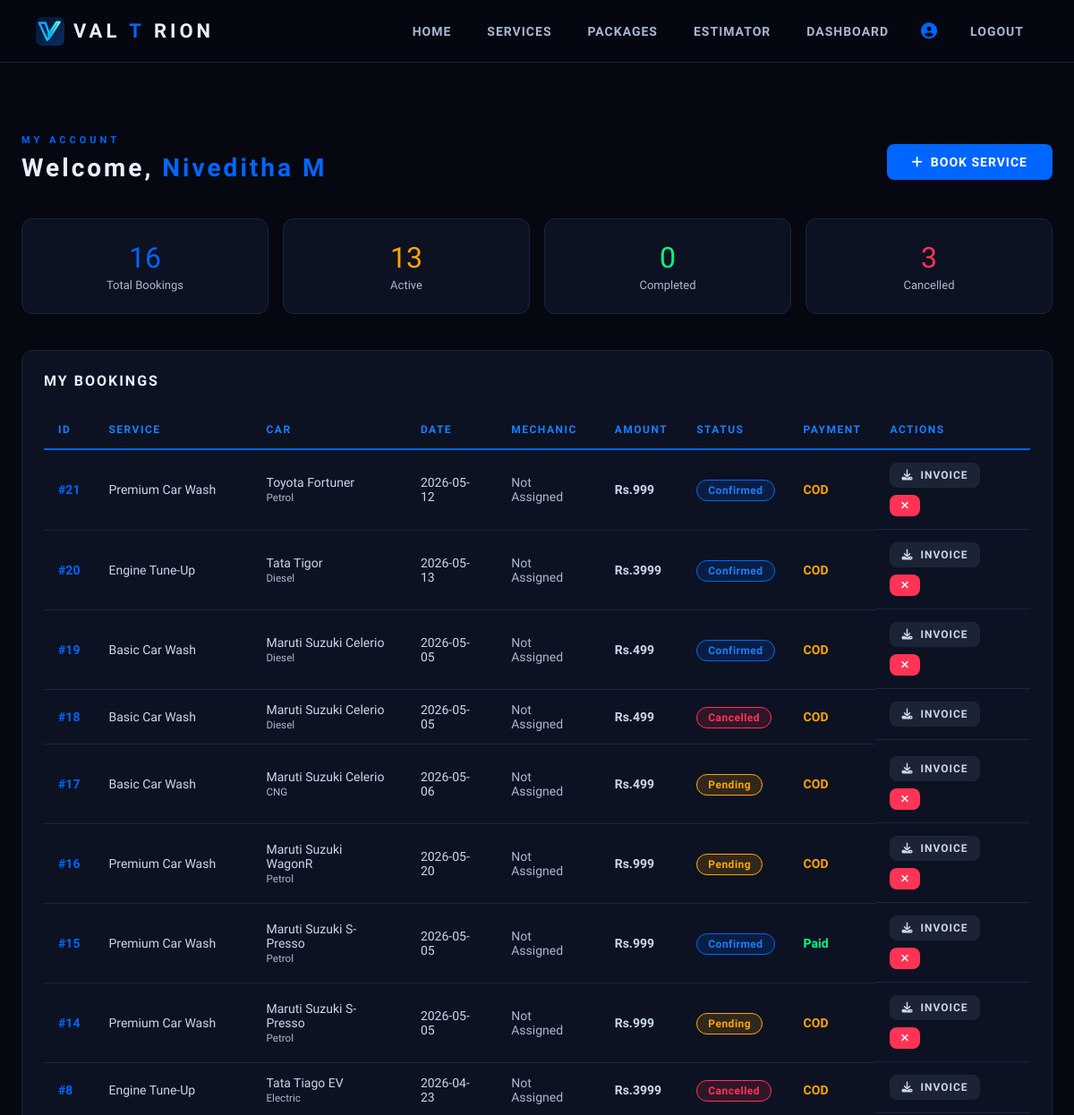
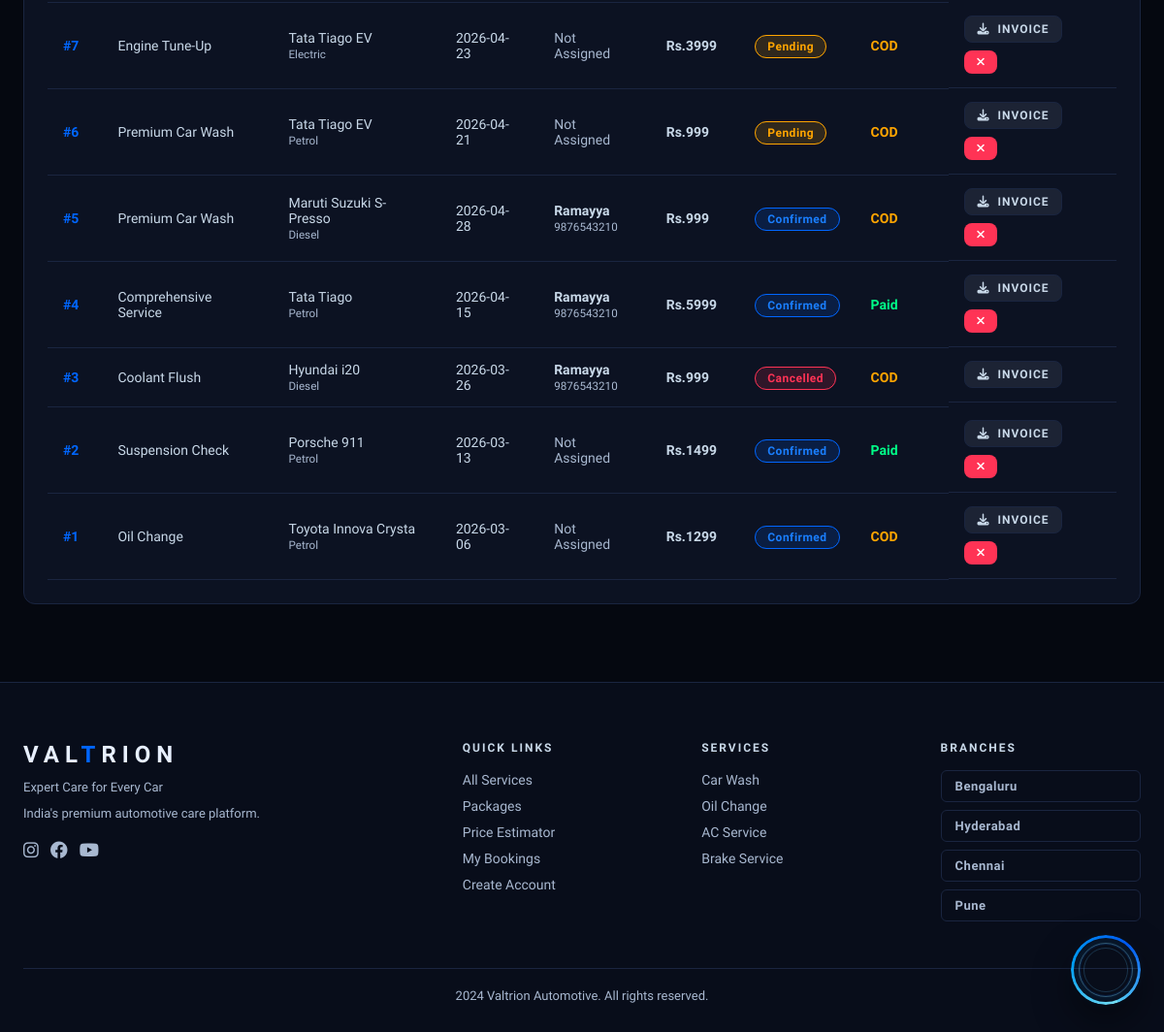
Page /dashboard (signed in) on the committed database (2 pictures, top to bottom).
### app/models.py (models this page shows)
class User(db.Model, UserMixin):
    id            = db.Column(db.Integer, primary_key=True)
    name          = db.Column(db.String(100), nullable=False)
    email         = db.Column(db.String(120), unique=True, nullable=False)
    phone         = db.Column(db.String(15), nullable=False)
    password      = db.Column(db.String(200), nullable=False)
    role          = db.Column(db.String(20), default='customer')
    address       = db.Column(db.String(300))
    created_at    = db.Column(db.DateTime, default=datetime.utcnow)
    bookings      = db.relationship('Booking', backref='customer', lazy=True)
    messages      = db.relationship('ChatMessage', backref='user_ref', lazy=True)

class Booking(db.Model):
    id               = db.Column(db.Integer, primary_key=True)
    user_id          = db.Column(db.Integer, db.ForeignKey('user.id'), nullable=False)
    service_id       = db.Column(db.Integer, db.ForeignKey('service.id'), nullable=False)
    mechanic_id      = db.Column(db.Integer, db.ForeignKey('mechanic.id'), nullable=True)
    customer_name    = db.Column(db.String(100))
    customer_phone   = db.Column(db.String(15))
    car_brand        = db.Column(db.String(50))
    car_model        = db.Column(db.String(50))
    car_number       = db.Column(db.String(20))
    fuel_type        = db.Column(db.String(20))
    pickup_address   = db.Column(db.String(200))
    preferred_date   = db.Column(db.String(50))
    status           = db.Column(db.String(30), default='Pending')
    total_amount     = db.Column(db.Float)
    payment_status   = db.Column(db.String(20), default='Unpaid')
    payment_method   = db.Column(db.String(30))
    payment_ref      = db.Column(db.String(100))
    created_at       = db.Column(db.DateTime, default=datetime.utcnow)
    service          = db.relationship('Service', backref='bookings')
    mechanic         = db.relationship('Mechanic', backref='bookings')

class Service(db.Model):
    id          = db.Column(db.Integer, primary_key=True)
    name        = db.Column(db.String(100), nullable=False)
    description = db.Column(db.Text)
    price       = db.Column(db.Float, nullable=False)
    duration    = db.Column(db.String(50))
    category    = db.Column(db.String(50))
    icon        = db.Column(db.String(100))
    is_active   = db.Column(db.Boolean, default=True)

class Mechanic(db.Model):
    id       = db.Column(db.Integer, primary_key=True)
    name     = db.Column(db.String(100), nullable=False)
    phone    = db.Column(db.String(15))
    specialty= db.Column(db.String(100))
    is_active= db.Column(db.Boolean, default=True)

### app/routes/main.py (the view)
@main.route('/dashboard')
@login_required
def dashboard():
    bookings = Booking.query.filter_by(user_id=current_user.id).order_by(Booking.created_at.desc()).all()
    return render_template('dashboard.html', bookings=bookings)

### app/models.py (called while the page is built)
@login_manager.user_loader
def load_user(user_id):
    return User.query.get(int(user_id))

### app/templates/dashboard.html (shortened to what this page needs)
{% extends 'base.html' %}
{% block content %}
<section class="section">
<div class="container">
    <div class="dash-head" style="display:flex;justify-content:space-between;align-items:center;margin-bottom:32px;">
        <div>
            <p class="section-label">MY ACCOUNT</p>
            <h2 class="section-title">Welcome, <span>{{ current_user.name }}</span></h2>
        </div>
        <a href="{{ url_for('main.services') }}" class="btn btn-primary"><i class="fa fa-plus"></i> Book Service</a>
    </div>
    <div class="dash-stats" style="display:grid;grid-template-columns:repeat(4,1fr);gap:16px;margin-bottom:40px;">
        {% set total = bookings|length %}
        {% set completed = bookings|selectattr('status','eq','Completed')|list|length %}
        {% set pending = bookings|selectattr('status','in',['Pending','Confirmed'])|list|length %}
        {% set cancelled = bookings|selectattr('status','eq','Cancelled')|list|length %}
        <div class="card" style="text-align:center;">
            <div style="font-family:'Orbitron';font-size:32px;color:var(--blue);">{{ total }}</div>
            <div style="color:var(--silver);font-size:13px;margin-top:4px;">Total Bookings</div>
        </div>
        <div class="card" style="text-align:center;">
            <div style="font-family:'Orbitron';font-size:32px;color:orange;">{{ pending }}</div>
            <div style="color:var(--silver);font-size:13px;margin-top:4px;">Active</div>
        </div>
        <div class="card" style="text-align:center;">
            <div style="font-family:'Orbitron';font-size:32px;color:var(--green);">{{ completed }}</div>
            <div style="color:var(--silver);font-size:13px;margin-top:4px;">Completed</div>
        </div>
        <div class="card" style="text-align:center;">
            <div style="font-family:'Orbitron';font-size:32px;color:var(--red);">{{ cancelled }}</div>
            <div style="color:var(--silver);font-size:13px;margin-top:4px;">Cancelled</div>
        </div>
    </div>
    <div class="card">
        <h3 style="font-family:'Orbitron';font-size:16px;letter-spacing:2px;margin-bottom:24px;">MY BOOKINGS</h3>
        {% if bookings %}
        <div style="overflow-x:auto;">
        <table class="vt">
            <thead>
                <tr>
                    <th>ID</th>
                    <th>Service</th>
                    <th>Car</th>
                    <th>Date</th>
                    <th>Mechanic</th>
                    <th>Amount</th>
                    <th>Status</th>
                    <th>Payment</th>
                    <th>Actions</th>
                </tr>
            </thead>
            <tbody>
                {% for b in bookings %}
                <tr>
                    <td style="color:var(--blue);font-weight:700;">#{{ b.id }}</td>
                    <td>{{ b.service.name }}</td>
                    <td>{{ b.car_brand }} {{ b.car_model }}<br><small style="color:var(--silver);">{{ b.fuel_type }}</small></td>
                    <td>{{ b.preferred_date[:10] if b.preferred_date else '-' }}</td>
                    <td>
                        {% if b.mechanic %}
                            <div style="font-weight:600;">{{ b.mechanic.name }}</div>
                            <small style="color:var(--silver);">{{ b.mechanic.phone or 'Assigned' }}</small>
                        {% else %}
                            <span style="color:var(--silver);">Not Assigned</span>
                        {% endif %}
                    </td>
                    <td style="font-weight:700;">Rs.{{ "%.0f"|format(b.total_amount) if b.total_amount else '-' }}</td>
                    <td><span class="badge badge-{{ b.status.lower().replace(' ','-') }}">{{ b.status }}</span></td>
                    <td>
                        {% if b.payment_status == 'Paid' %}
                            <span style="color:var(--green);font-weight:600;">{{ b.payment_status }}</span>
                        {% else %}
                            <span style="color:orange;font-weight:600;">{{ b.payment_status }}</span>
                        {% endif %}
                    </td>
                    <td style="display:flex;gap:8px;flex-wrap:wrap;">
                        <a href="{{ url_for('booking.download_invoice', booking_id=b.id) }}" class="btn btn-silver" style="padding:6px 12px;font-size:12px;" target="_blank">
                            <i class="fa fa-download"></i> Invoice
                        </a>
                        {% if b.status not in ['Completed','Cancelled'] %}
                        <a href="{{ url_for('booking.cancel_booking', booking_id=b.id) }}" class="btn btn-danger" style="padding:6px 12px;font-size:12px;" onclick="return confirm('Cancel this booking?')">
                            <i class="fa fa-times"></i>
                        </a>
                        {% endif %}
                    </td>
                </tr>
                {% endfor %}
            </tbody>
        </table>
        </div>
        {% endif %}
    </div>
</div>
</section>
{% endblock %}

### app/templates/base.html (shortened to what this page needs)
<!DOCTYPE html>
<html lang="en">
<head>
    <link href="https://cdnjs.cloudflare.com/ajax/libs/font-awesome/6.4.0/css/all.min.css" rel="stylesheet">
</head>
<body>
<nav>
    <a href="{{ url_for('main.index') }}" class="nav-logo"><img src="{{ url_for('static', filename='logos/valtrion-icon.svg') }}" alt="Valtrion">VAL<span>T</span>RION</a>
    <div class="nav-links" id="nav-links">
        <a href="{{ url_for('main.index') }}">Home</a>
        <a href="{{ url_for('main.services') }}">Services</a>
        <a href="{{ url_for('main.packages') }}">Packages</a>
        <a href="{{ url_for('main.estimator') }}">Estimator</a>
        {% if current_user.is_authenticated %}
            {% if current_user.role == 'admin' %}
                <a href="{{ url_for('admin.dashboard') }}">Admin</a>
            {% else %}
                <a href="{{ url_for('main.dashboard') }}">Dashboard</a>
                <a href="{{ url_for('profile.view_profile') }}" class="profile-link" title="Profile"><i class="fa fa-user-circle"></i></a>
            {% endif %}
            <a href="{{ url_for('auth.logout') }}">Logout</a>
        {% else %}
            <a href="{{ url_for('auth.login') }}">Login</a>
            <a href="{{ url_for('auth.register') }}" class="nav-btn">Book Now</a>
        {% endif %}
    </div>
</nav>
<div class="page-wrapper">{% block content %}{% endblock %}</div>
<footer>
    <div class="container">
        <div class="footer-grid">
            <div>
                <div class="footer-logo">VAL<span style="color:var(--blue)">T</span>RION</div>
                <p style="color:var(--silver);font-size:13px;margin-bottom:8px;">Expert Care for Every Car</p>
                <p style="color:var(--silver);font-size:13px;line-height:1.8;">India's premium automotive care platform.</p>
                <div style="margin-top:16px;display:flex;gap:12px;">
                    <a href="#" style="color:var(--silver);font-size:18px;" onmouseover="this.style.color='#0066FF'" onmouseout="this.style.color='var(--silver)'"><i class="fab fa-instagram"></i></a>
                    <a href="#" style="color:var(--silver);font-size:18px;" onmouseover="this.style.color='#0066FF'" onmouseout="this.style.color='var(--silver)'"><i class="fab fa-facebook"></i></a>
                    <a href="#" style="color:var(--silver);font-size:18px;" onmouseover="this.style.color='#0066FF'" onmouseout="this.style.color='var(--silver)'"><i class="fab fa-youtube"></i></a>
                </div>
            </div>
            <div class="footer-col">
                <h4>Quick Links</h4>
                <ul>
                    <li><a href="{{ url_for('main.services') }}">All Services</a></li>
                    <li><a href="{{ url_for('main.packages') }}">Packages</a></li>
                    <li><a href="{{ url_for('main.estimator') }}">Price Estimator</a></li>
                    <li><a href="{{ url_for('main.dashboard') }}">My Bookings</a></li>
                    <li><a href="{{ url_for('auth.register') }}">Create Account</a></li>
                </ul>
            </div>
            <div class="footer-col">
                <h4>Services</h4>
                <ul>
                    <li><a href="{{ url_for('main.services') }}">Car Wash</a></li>
                    <li><a href="{{ url_for('main.services') }}">Oil Change</a></li>
                    <li><a href="{{ url_for('main.services') }}">AC Service</a></li>
                    <li><a href="{{ url_for('main.services') }}">Brake Service</a></li>
                </ul>
            </div>
            <div class="footer-col">
                <h4>Branches</h4>
                <button class="branch-toggle" onclick="toggleBranch('blr',this)">Bengaluru</button>
                <button class="branch-toggle" onclick="toggleBranch('hyd',this)">Hyderabad</button>
                <button class="branch-toggle" onclick="toggleBranch('chn',this)">Chennai</button>
                <button class="branch-toggle" onclick="toggleBranch('pun',this)">Pune</button>
            </div>
        </div>
        <div class="footer-bottom"><p>2024 Valtrion Automotive. All rights reserved.</p></div>
    </div>
</footer>
<div class="chat-launcher-wrap">
    <button class="chat-launcher" type="button" onclick="toggleChatDrawer()" aria-label="Open live chat">
        <div class="chat-launcher-inner"></div>
    </button>
</div>
</body>
</html>

### rows in the picture
User: name "Niveditha M"
Booking: id "21", service.name "Premium Car Wash", car_brand "Toyota", car_model "Fortuner", fuel_type "Petrol", preferred_date "2026-05-12", shows "Not Assigned", total_amount "999", status "Confirmed", payment_status "COD"
Booking: id "20", service.name "Engine Tune-Up", car_brand "Tata", car_model "Tigor", fuel_type "Diesel", preferred_date "2026-05-13", shows "Not Assigned", total_amount "3999", status "Confirmed", payment_status "COD"
Booking: id "19", service.name "Basic Car Wash", car_brand "Maruti Suzuki", car_model "Celerio", fuel_type "Diesel", preferred_date "2026-05-05", shows "Not Assigned", total_amount "499", status "Confirmed", payment_status "COD"
Booking: id "18", service.name "Basic Car Wash", car_brand "Maruti Suzuki", car_model "Celerio", fuel_type "Diesel", preferred_date "2026-05-05", shows "Not Assigned", total_amount "499", status "Cancelled", payment_status "COD"
Booking: id "17", service.name "Basic Car Wash", car_brand "Maruti Suzuki", car_model "Celerio", fuel_type "CNG", preferred_date "2026-05-06", shows "Not Assigned", total_amount "499", status "Pending", payment_status "COD"
Booking: id "16", service.name "Premium Car Wash", car_brand "Maruti Suzuki", car_model "WagonR", fuel_type "Petrol", preferred_date "2026-05-20", shows "Not Assigned", total_amount "999", status "Pending", payment_status "COD"
Booking: id "15", service.name "Premium Car Wash", car_brand "Maruti Suzuki", car_model "S-Presso", fuel_type "Petrol", preferred_date "2026-05-05", shows "Not Assigned", total_amount "999", status "Confirmed", payment_status "Paid"
Booking: id "14", service.name "Premium Car Wash", car_brand "Maruti Suzuki", car_model "S-Presso", fuel_type "Petrol", preferred_date "2026-05-05", shows "Not Assigned", total_amount "999", status "Pending", payment_status "COD"
Booking: id "8", service.name "Engine Tune-Up", car_brand "Tata", car_model "Tiago EV", fuel_type "Electric", preferred_date "2026-04-23", shows "Not Assigned", total_amount "3999", status "Cancelled", payment_status "COD"
Booking: id "7", service.name "Engine Tune-Up", car_brand "Tata", car_model "Tiago EV", fuel_type "Electric", preferred_date "2026-04-23", shows "Not Assigned", total_amount "3999", status "Pending", payment_status "COD"
Booking: id "6", service.name "Premium Car Wash", car_brand "Tata", car_model "Tiago EV", fuel_type "Petrol", preferred_date "2026-04-21", shows "Not Assigned", total_amount "999", status "Pending", payment_status "COD"
Booking: id "5", service.name "Premium Car Wash", car_brand "Maruti Suzuki", car_model "S-Presso", fuel_type "Diesel", preferred_date "2026-04-28", mechanic.name "Ramayya", mechanic "9876543210", total_amount "999", status "Confirmed", payment_status "COD"
Booking: id "4", service.name "Comprehensive Service", car_brand "Tata", car_model "Tiago", fuel_type "Petrol", preferred_date "2026-04-15", mechanic.name "Ramayya", mechanic "9876543210", total_amount "5999", status "Confirmed", payment_status "Paid"
Booking: id "3", service.name "Coolant Flush", car_brand "Hyundai", car_model "i20", fuel_type "Diesel", preferred_date "2026-03-26", mechanic.name "Ramayya", mechanic "9876543210", total_amount "999", status "Cancelled", payment_status "COD"
Booking: id "2", service.name "Suspension Check", car_brand "Porsche", car_model "911", fuel_type "Petrol", preferred_date "2026-03-13", shows "Not Assigned", total_amount "1499", status "Confirmed", payment_status "Paid"
Booking: id "1", service.name "Oil Change", car_brand "Toyota", car_model "Innova Crysta", fuel_type "Petrol", preferred_date "2026-03-06", shows "Not Assigned", total_amount "1299", status "Confirmed", payment_status "COD"

### other values in the picture
{{ total }} "16"
{{ pending }} "13"
{{ completed }} "0"
{{ cancelled }} "3"
